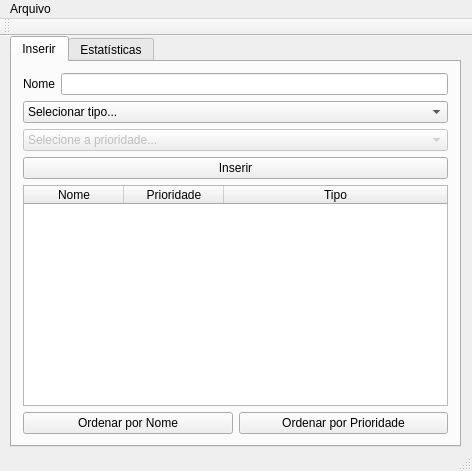
<?xml version="1.0" encoding="UTF-8"?>
<ui version="4.0">
 <class>MainWindow</class>
 <widget class="QMainWindow" name="MainWindow">
  <property name="geometry">
   <rect>
    <x>0</x>
    <y>0</y>
    <width>472</width>
    <height>471</height>
   </rect>
  </property>
  <property name="windowTitle">
   <string>Gerência de notas</string>
  </property>
  <widget class="QWidget" name="centralWidget">
   <widget class="QTabWidget" name="tabWidget">
    <property name="geometry">
     <rect>
      <x>10</x>
      <y>0</y>
      <width>451</width>
      <height>411</height>
     </rect>
    </property>
    <property name="currentIndex">
     <number>0</number>
    </property>
    <widget class="QWidget" name="Inserir">
     <attribute name="title">
      <string extracomment="Inserir">Inserir</string>
     </attribute>
     <layout class="QVBoxLayout" name="verticalLayout">
      <item>
       <layout class="QHBoxLayout" name="horizontalLayout">
        <item>
         <widget class="QLabel" name="label">
          <property name="text">
           <string>Nome</string>
          </property>
         </widget>
        </item>
        <item>
         <widget class="QLineEdit" name="le_nameInput"/>
        </item>
       </layout>
      </item>
      <item alignment="Qt::AlignTop">
       <widget class="QComboBox" name="selection_bar">
        <item>
         <property name="text">
          <string>Selecionar tipo...</string>
         </property>
        </item>
        <item>
         <property name="text">
          <string>Médico</string>
         </property>
        </item>
        <item>
         <property name="text">
          <string>Paciente</string>
         </property>
        </item>
       </widget>
      </item>
      <item>
       <widget class="QComboBox" name="selection_bar2">
        <property name="enabled">
         <bool>false</bool>
        </property>
        <item>
         <property name="text">
          <string>Selecione a prioridade...</string>
         </property>
        </item>
        <item>
         <property name="text">
          <string>Prioridade alta</string>
         </property>
        </item>
        <item>
         <property name="text">
          <string>Prioridade média</string>
         </property>
        </item>
        <item>
         <property name="text">
          <string>Prioridade baixa</string>
         </property>
        </item>
       </widget>
      </item>
      <item>
       <widget class="QPushButton" name="btn_insert">
        <property name="text">
         <string>Inserir</string>
        </property>
       </widget>
      </item>
      <item>
       <widget class="QTableWidget" name="tbl_data">
        <property name="editTriggers">
         <set>QAbstractItemView::NoEditTriggers</set>
        </property>
        <attribute name="horizontalHeaderDefaultSectionSize">
         <number>100</number>
        </attribute>
        <attribute name="horizontalHeaderStretchLastSection">
         <bool>true</bool>
        </attribute>
        <attribute name="verticalHeaderShowSortIndicator" stdset="0">
         <bool>true</bool>
        </attribute>
        <attribute name="verticalHeaderStretchLastSection">
         <bool>false</bool>
        </attribute>
        <column>
         <property name="text">
          <string>Nome</string>
         </property>
        </column>
        <column>
         <property name="text">
          <string>Prioridade</string>
         </property>
        </column>
        <column>
         <property name="text">
          <string>Tipo</string>
         </property>
        </column>
       </widget>
      </item>
      <item>
       <layout class="QHBoxLayout" name="horizontalLayout_3">
        <item>
         <widget class="QPushButton" name="btn_NameSort">
          <property name="text">
           <string>Ordenar por Nome</string>
          </property>
         </widget>
        </item>
        <item>
         <widget class="QPushButton" name="btn_GradeSort">
          <property name="text">
           <string>Ordenar por Prioridade</string>
          </property>
         </widget>
        </item>
       </layout>
      </item>
     </layout>
    </widget>
    <widget class="QWidget" name="tab">
     <attribute name="title">
      <string>Estatísticas</string>
     </attribute>
     <widget class="QWidget" name="layoutWidget">
      <property name="geometry">
       <rect>
        <x>20</x>
        <y>30</y>
        <width>341</width>
        <height>301</height>
       </rect>
      </property>
      <layout class="QVBoxLayout" name="verticalLayout_2">
       <item>
        <widget class="QGroupBox" name="gb_avg">
         <property name="title">
          <string>Média da turma</string>
         </property>
         <widget class="QLabel" name="lbl_avg">
          <property name="geometry">
           <rect>
            <x>6</x>
            <y>20</y>
            <width>331</width>
            <height>71</height>
           </rect>
          </property>
          <property name="font">
           <font>
            <pointsize>24</pointsize>
           </font>
          </property>
          <property name="text">
           <string/>
          </property>
          <property name="alignment">
           <set>Qt::AlignCenter</set>
          </property>
         </widget>
        </widget>
       </item>
       <item>
        <widget class="QGroupBox" name="gb_highest">
         <property name="title">
          <string>Maior média</string>
         </property>
         <widget class="QLabel" name="lbl_highest">
          <property name="geometry">
           <rect>
            <x>0</x>
            <y>20</y>
            <width>341</width>
            <height>71</height>
           </rect>
          </property>
          <property name="font">
           <font>
            <pointsize>24</pointsize>
           </font>
          </property>
          <property name="text">
           <string/>
          </property>
          <property name="alignment">
           <set>Qt::AlignCenter</set>
          </property>
         </widget>
        </widget>
       </item>
       <item>
        <widget class="QGroupBox" name="gb_lowest">
         <property name="title">
          <string>Menor média</string>
         </property>
         <widget class="QLabel" name="lbl_lowest">
          <property name="geometry">
           <rect>
            <x>-4</x>
            <y>20</y>
            <width>341</width>
            <height>71</height>
           </rect>
          </property>
          <property name="font">
           <font>
            <pointsize>24</pointsize>
           </font>
          </property>
          <property name="text">
           <string/>
          </property>
          <property name="alignment">
           <set>Qt::AlignCenter</set>
          </property>
         </widget>
        </widget>
       </item>
      </layout>
     </widget>
    </widget>
   </widget>
  </widget>
  <widget class="QMenuBar" name="menuBar">
   <property name="geometry">
    <rect>
     <x>0</x>
     <y>0</y>
     <width>472</width>
     <height>22</height>
    </rect>
   </property>
   <widget class="QMenu" name="menuArquivo">
    <property name="title">
     <string>Arquivo</string>
    </property>
    <addaction name="actionCarregar"/>
    <addaction name="actionSalvar"/>
   </widget>
   <addaction name="menuArquivo"/>
  </widget>
  <widget class="QToolBar" name="mainToolBar">
   <attribute name="toolBarArea">
    <enum>TopToolBarArea</enum>
   </attribute>
   <attribute name="toolBarBreak">
    <bool>false</bool>
   </attribute>
  </widget>
  <widget class="QStatusBar" name="statusBar"/>
  <action name="actionCarregar">
   <property name="text">
    <string>Carregar</string>
   </property>
   <property name="shortcut">
    <string>B</string>
   </property>
  </action>
  <action name="actionSalvar">
   <property name="text">
    <string>Salvar</string>
   </property>
   <property name="shortcut">
    <string>Ctrl+S</string>
   </property>
  </action>
 </widget>
 <layoutdefault spacing="6" margin="11"/>
 <resources/>
 <connections/>
</ui>
